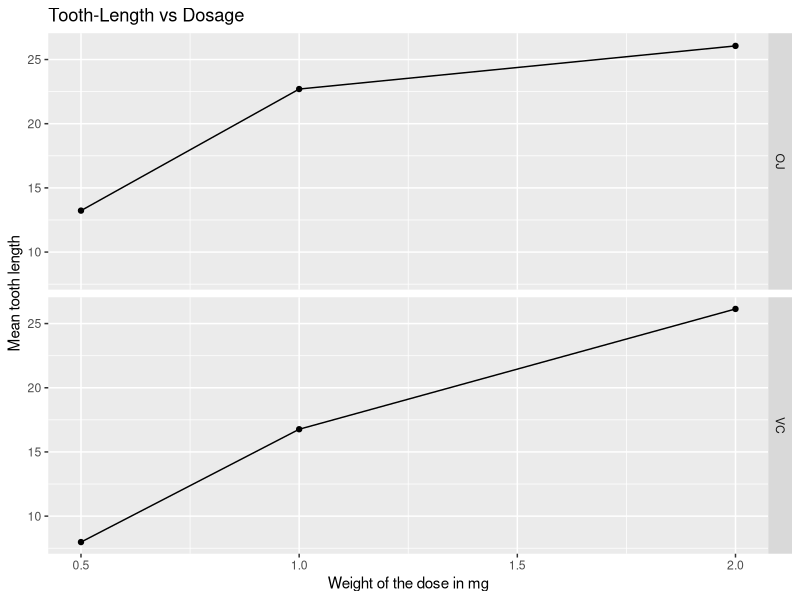
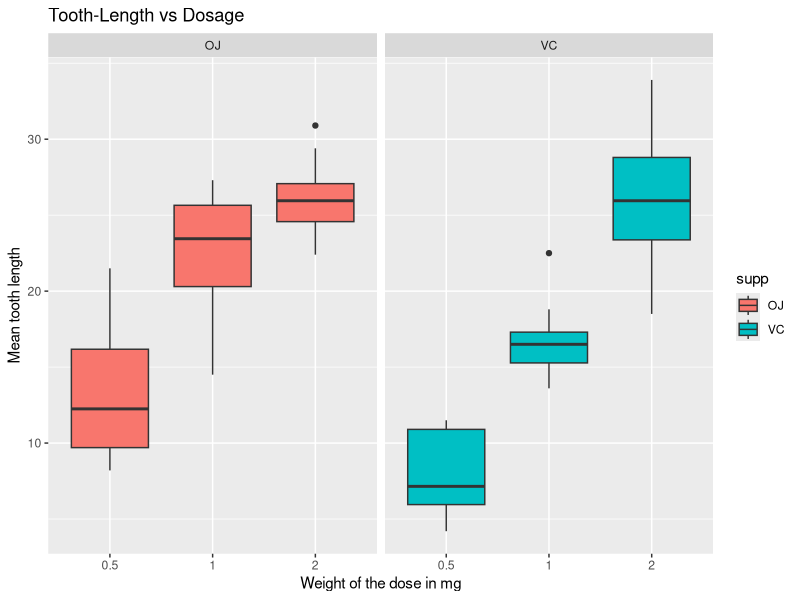
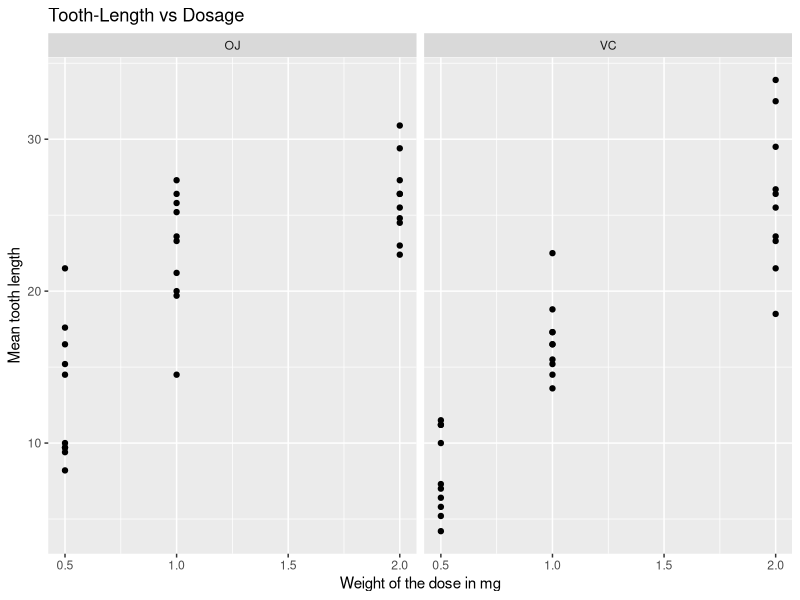

The R source for these figures, in order:
## ---- chunk 1
data(ToothGrowth)
ToothGrowth$supp<-as.character(as.factor(ToothGrowth$supp))
## ---- chunk 2
library(ggplot2)
library(dplyr)
df<-aggregate(ToothGrowth,by=list(ToothGrowth$dose,ToothGrowth$supp),FUN=mean,na.rm=TRUE)#Get the mean for each category.
df$len<-as.numeric(df$len)
## ---- chunk 3
graph<-ggplot(df,aes(df$dose,df$len))
graph<-graph+ geom_point()
graph<-graph+ geom_line()
graph<- graph + facet_grid(Group.2~.) #Facets for the 'supp' variable
graph<-graph + labs(x= "Weight of the dose in mg")+ labs(y= "Mean tooth length") + labs(title= "Tooth-Length vs Dosage")
graph
remove(graph)
## ---- chunk 4
g<-ggplot(ToothGrowth,aes(factor(dose),len,fill=supp))
g<-g + geom_boxplot()
g<-g + facet_grid(.~supp)
g<-g +labs(x= "Weight of the dose in mg")+ labs(y= "Mean tooth length") + labs(title= "Tooth-Length vs Dosage")
g
remove(g)
## ---- chunk 5
g1<-ggplot(ToothGrowth,aes(dose,len)) #Note that the dataframe used is #ToothGrowth and not df.
g1<-g1 + geom_point()
g1<-g1+ facet_grid(.~supp)
g1<-g1 +labs(x= "Weight of the dose in mg")+ labs(y= "Mean tooth length") + labs(title= "Tooth-Length vs Dosage")
g1
remove(g1)
## ---- chunk 6
str(ToothGrowth)
summary(ToothGrowth)
df_VC<-subset(ToothGrowth,supp=="VC")
df_OJ<-subset(ToothGrowth,supp=="OJ")
tapply(ToothGrowth$len,ToothGrowth$supp,FUN=summary)
## ---- chunk 7
df_VC<-group_by(df_VC,dose)
df_OJ<-group_by(df_OJ,dose)
t.test(df_OJ$len[1:10],df_VC$len[1:10],paired=TRUE,var.equal=FALSE) #Test for 0.5 mg
## ---- chunk 8
t.test(df_OJ$len[11:20],df_VC$len[11:20],paired=TRUE,var.equal=FALSE) #Test for 1 mg
## ---- chunk 9
t.test(df_OJ$len[21:30],df_VC$len[21:30],paired=TRUE,var.equal=FALSE) #Test for 1.5 mg
